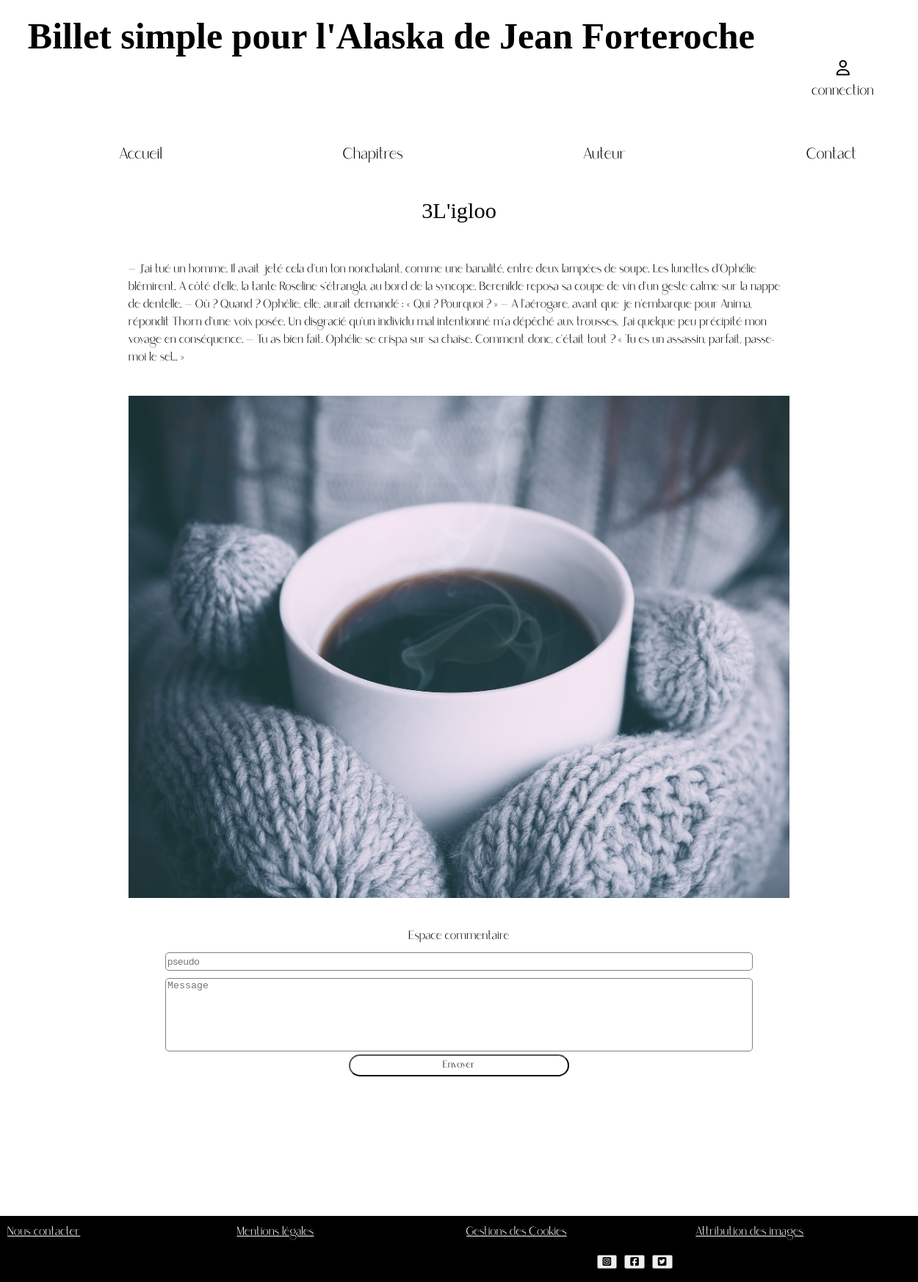
The page /index.php?action=chapitre&id=3 on the database its author committed.
### tables this page shows
CREATE TABLE `chapitre` (
  `ID` int(255) NOT NULL,
  `chapitrenumber` int(11) NOT NULL,
  `chapitre-titre` text NOT NULL,
  `resumer` text NOT NULL,
  `chapitre-text` text NOT NULL,
  `images` text NOT NULL,
  `brouillon` tinyint(1) NOT NULL
);

### controller/front-end/controller.php (called while the page is built, shortened)
<?php
function directionchapitre()
   {
require('Model/front-end/chapitre.php');
$instanceclasse = new modelchapitre();
$databd = $instanceclasse-> connexionbdchapitre();
require('view/front-end/chapitre.php');
   }
?>

### Model/front-end/chapitre.php (called while the page is built, shortened)
<?php
class modelchapitre {
        public function connexionbdchapitre() {
        require('Model/front-end/connexion.php');
        $search='SELECT * FROM Chapitre WHERE id=' . $_GET["id"];
        $reponse = $bdd->query($search);
        $reponse->execute();
                $data = $reponse->fetchAll();
                return $data;
        }
}
?>

### view/front-end/chapitre.php (the view, shortened to what this page needs)
<section id="main">
<?php  foreach ($databd as $donnees) : ?>
 <div id="chaptirenumber-individuel">
 <div id='chapitre-titre-individuel'><?php echo $donnees['chapitrenumber']?><?php echo $donnees['chapitre-titre']?></div>
 <div id="chapitre-text-individuel"><div id="texte"><?php echo $donnees['chapitre-text']?></div>
  <img src="<?php echo $donnees['images']?>" alt="illustrationchapitre" id="illustrationchapitre-inv"> </div>
 </div></div>
 <div id="commentaire-form">
 <form action="index.php?action=creerCommentaire" method="post" id="commentaireform" >
   <div id="titre-commentaire"><legend >Espace commentaire</legend></div>
      <input class="nameuser" name="nameuser" placeholder="pseudo" required>
      <textarea id="comment" name="comment" placeholder="Message" required></textarea>
      <button class="send" type="submit" id="btn-submit" value="Envoyer" > Envoyer </button>
</form>
</div>
         <?php endforeach; ?>
<?php include('template.php'); ?>

### style.css (style rules this page uses)
html, body { margin: 0; padding: 0; width: 100%; height: 100%; }
#main { display: block; margin-top: 180px; }
#btn-submit { display: block; font-family: "Saudagar"; width: 300px; height: 30px; margin: auto; margin-bottom: 10px; border-radius: 30px; }
#chapitre-titre-individuel { font-family: caroline; font-size:1.9em; display: flex; width: 100%; margin-top:100px; margin-bottom:50px; justify-content: center; }
#chapitre-text-individuel { font-family: "Saudagar"; display: block; word-wrap: break-word; position: relative; width: 90%; margin: auto; }
#chaptirenumber-individuel { display: block; }
#illustrationchapitre-inv { display: flex; width:100%; max-width: 900px; margin: auto; margin-top:40px; margin-bottom: 40px; }
#titre-commentaire { display: flex; width:100%; text-align: center; }
#commentaire-form { display: flex; width:100%; max-width: 800px; margin: auto; }
#texte { display: flex; width:100%; max-width: 900px; margin: auto; }
#commentaireform { margin-bottom: 100px; }
#comment { font: 1em ; width:800px; height: 100px; margin-top: 10px; box-sizing: border-box; border: 1px solid grey; resize:none; border-radius: 5px; }
#commentaireform { display: block; justify-content: center; }
input { font: 1em ; width:800px; height: 25px; margin-top: 10px; box-sizing: border-box; border: 1px solid grey; resize:none; border-radius: 5px; }
.send { background-color: #fff; }
legend { margin: auto; font-family: Saudagar; }

### rows shown on the page
chapitre: chapitrenumber "3", value "L'igloo", value "— J’ai tué un homme. Il avait jeté cela d’un ton nonchalant, comme une banalité, entre deux lampées de soupe. Les lunettes d’Ophélie blêmirent. A côté d’elle, la tante Roseline s’étrangla, au bord de la syncope. Berenilde reposa sa coupe de vin d’un geste calme sur la nappe de dentelle. — Où ? Quand ? Ophélie, elle, aurait demandé : « Qui ? Pourquoi ? » — A l’aérogare, avant que je n’embarque pour Anima, répondit Thorn d’une voix posée. Un disgracié qu’un individu mal intentionné m’a dépêché aux trousses. J’ai quelque peu précipité mon voyage en conséquence. — Tu as bien fait. Ophélie se crispa sur sa chaise. Comment donc, c’était tout ? « Tu es un assassin, parfait, passe-moi le sel… »", images (picture)
